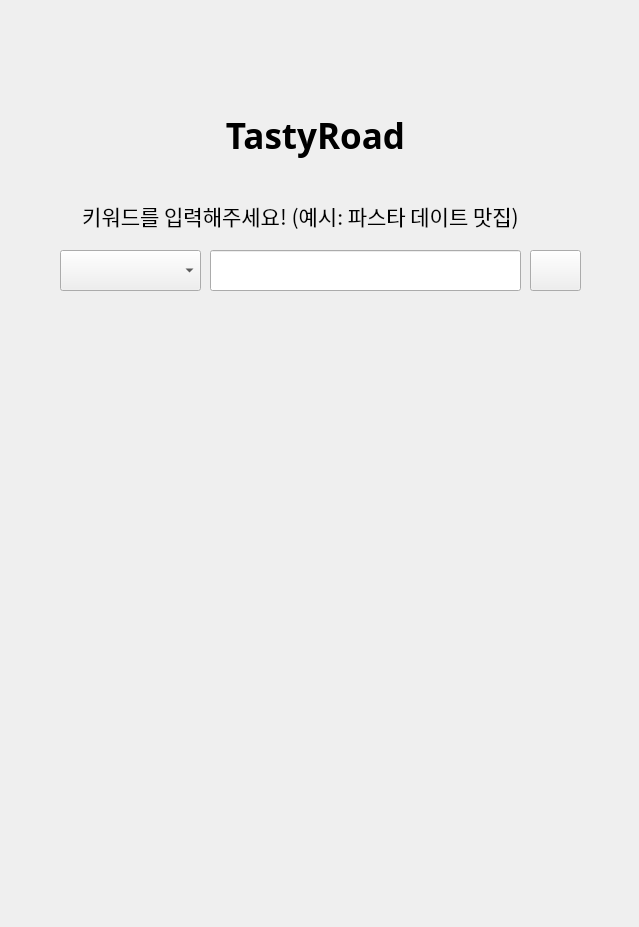
<?xml version="1.0" encoding="UTF-8"?>
<ui version="4.0">
 <class>Form</class>
 <widget class="QWidget" name="Form">
  <property name="geometry">
   <rect>
    <x>0</x>
    <y>0</y>
    <width>639</width>
    <height>927</height>
   </rect>
  </property>
  <property name="mouseTracking">
   <bool>false</bool>
  </property>
  <property name="windowTitle">
   <string>Form</string>
  </property>
  <property name="autoFillBackground">
   <bool>false</bool>
  </property>
  <property name="styleSheet">
   <string notr="true"/>
  </property>
  <widget class="QLabel" name="label">
   <property name="geometry">
    <rect>
     <x>200</x>
     <y>100</y>
     <width>231</width>
     <height>71</height>
    </rect>
   </property>
   <property name="font">
    <font>
     <family>맑은 고딕</family>
     <pointsize>26</pointsize>
     <weight>75</weight>
     <bold>true</bold>
    </font>
   </property>
   <property name="text">
    <string>TastyRoad</string>
   </property>
   <property name="alignment">
    <set>Qt::AlignCenter</set>
   </property>
  </widget>
  <widget class="QComboBox" name="comboBox_2">
   <property name="geometry">
    <rect>
     <x>60</x>
     <y>250</y>
     <width>141</width>
     <height>41</height>
    </rect>
   </property>
   <property name="font">
    <font>
     <family>맑은 고딕</family>
     <pointsize>13</pointsize>
    </font>
   </property>
  </widget>
  <widget class="QLineEdit" name="le_keyword">
   <property name="geometry">
    <rect>
     <x>210</x>
     <y>250</y>
     <width>311</width>
     <height>41</height>
    </rect>
   </property>
   <property name="font">
    <font>
     <family>맑은 고딕</family>
     <pointsize>13</pointsize>
    </font>
   </property>
  </widget>
  <widget class="QPushButton" name="btn_recommendation">
   <property name="geometry">
    <rect>
     <x>530</x>
     <y>250</y>
     <width>51</width>
     <height>41</height>
    </rect>
   </property>
   <property name="font">
    <font>
     <pointsize>25</pointsize>
    </font>
   </property>
   <property name="autoFillBackground">
    <bool>true</bool>
   </property>
   <property name="text">
    <string/>
   </property>
   <property name="icon">
    <iconset>
     <normaloff>../../Users/test2/Desktop/2.png</normaloff>../../Users/test2/Desktop/2.png</iconset>
   </property>
   <property name="iconSize">
    <size>
     <width>1000</width>
     <height>1000</height>
    </size>
   </property>
   <property name="autoRepeat">
    <bool>false</bool>
   </property>
   <property name="autoExclusive">
    <bool>false</bool>
   </property>
   <property name="autoDefault">
    <bool>false</bool>
   </property>
   <property name="flat">
    <bool>false</bool>
   </property>
  </widget>
  <widget class="QLabel" name="lbl_recommendation">
   <property name="geometry">
    <rect>
     <x>70</x>
     <y>310</y>
     <width>491</width>
     <height>481</height>
    </rect>
   </property>
   <property name="font">
    <font>
     <family>맑은 고딕</family>
     <pointsize>20</pointsize>
    </font>
   </property>
   <property name="styleSheet">
    <string notr="true"/>
   </property>
   <property name="text">
    <string/>
   </property>
   <property name="pixmap">
    <pixmap>../../Users/test2/Desktop/white.png</pixmap>
   </property>
   <property name="scaledContents">
    <bool>true</bool>
   </property>
   <property name="alignment">
    <set>Qt::AlignCenter</set>
   </property>
  </widget>
  <widget class="QLabel" name="label_3">
   <property name="geometry">
    <rect>
     <x>10</x>
     <y>-10</y>
     <width>621</width>
     <height>931</height>
    </rect>
   </property>
   <property name="styleSheet">
    <string notr="true"/>
   </property>
   <property name="text">
    <string/>
   </property>
   <property name="pixmap">
    <pixmap>../../Users/test2/Downloads/clip-map-phone.png</pixmap>
   </property>
   <property name="scaledContents">
    <bool>true</bool>
   </property>
  </widget>
  <widget class="QLabel" name="label_2">
   <property name="geometry">
    <rect>
     <x>40</x>
     <y>200</y>
     <width>521</width>
     <height>31</height>
    </rect>
   </property>
   <property name="font">
    <font>
     <family>맑은 고딕</family>
     <pointsize>16</pointsize>
     <weight>50</weight>
     <bold>false</bold>
    </font>
   </property>
   <property name="text">
    <string>키워드를 입력해주세요! (예시: 파스타 데이트 맛집)</string>
   </property>
   <property name="alignment">
    <set>Qt::AlignCenter</set>
   </property>
  </widget>
  <zorder>label_3</zorder>
  <zorder>label</zorder>
  <zorder>comboBox_2</zorder>
  <zorder>le_keyword</zorder>
  <zorder>btn_recommendation</zorder>
  <zorder>lbl_recommendation</zorder>
  <zorder>label_2</zorder>
 </widget>
 <resources/>
 <connections/>
</ui>
